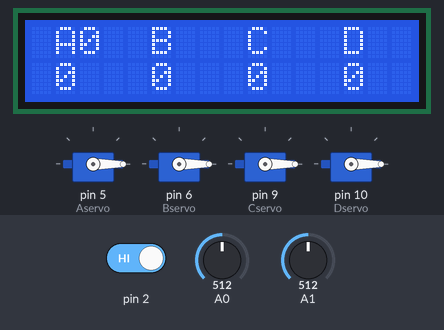
This sketch was run on a simulated Arduino Uno, built with avr-gcc and run on an emulated ATmega328P. On the bench: 16×2 character LCD, 4 × servo. The test bench sets the inputs (shaded band); at power-on: A1 = 512, pin 2 HIGH, A0 = 512.

Above: at 1.2 s.
1.3 s: A1 set to 416
2.8 s: A1 set to 393
At 4.17 s:
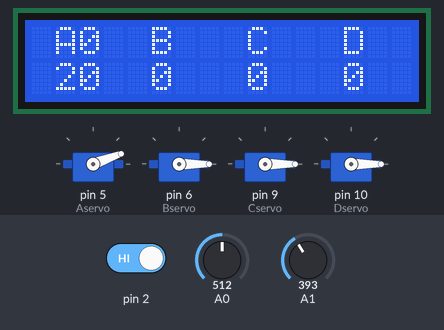
5.8 s: pin 2 driven LOW
At 5.88 s:
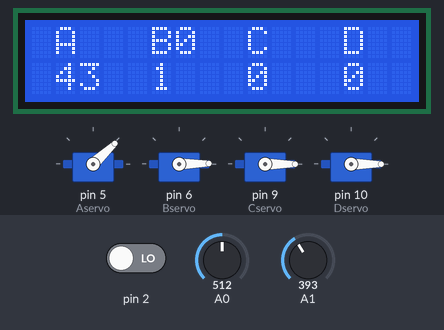
8.8 s: A1 set to 684
At 8.97 s:
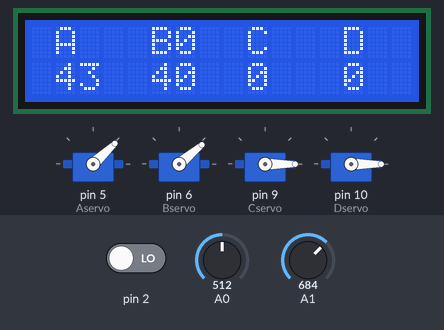
10.6 s: A1 set to 716
13.6 s: A1 set to 170
At 18.2 s:
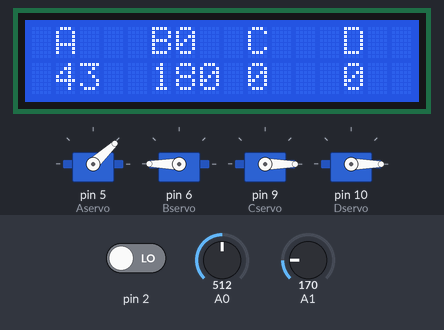
Timing chart, 0 to 19.4 s (numbered marks = the images above; inputs shaded):
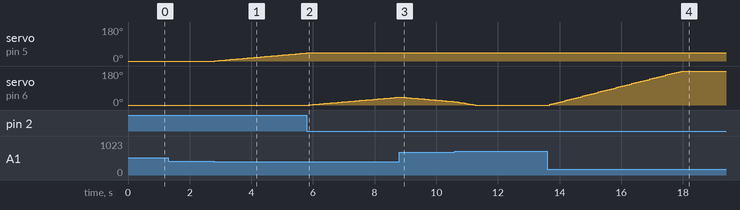

Measured:
- the behaviour switches between 401 and 400 on A1 (found by bisection; images 0 and 1)
- after the input at 1.3 s, every drawn part: stays the same
- after the input at 2.8 s, servo on pin 5 (Aservo): moves from 0° to 43° over 3.0 s, starting at once; the display: first changes at once (image 1 shows a later state)
- after the input at 5.8 s, servo on pin 5 (Aservo): stays 43° (without the input it goes to 44° after 0.07 s); servo on pin 6 (Bservo): moves from 0° to 41° over 2.9 s, starting after 0.07 s
- after the input at 13.6 s, servo on pin 6 (Bservo): moves from 0° to 180° over 4.3 s, starting after 0.08 s; the display: first changes after 0.08 s (image 4 shows a later state)

The sketch:

Roboarm.ino
```cpp
#include <Wire.h>
#include <Servo.h>
#include <LiquidCrystal_I2C.h>

Servo Aservo;
Servo Bservo;
Servo Cservo;
Servo Dservo;

LiquidCrystal_I2C lcd(0x27,16,2);  // set the LCD address to 0x27 for a 16 chars and 2 line display

int value_X, value_Y;
int val = 1, prev = 1;
int A = 0, B = 0, C = 0, D = 0;
int point = 0;

void setup()
{
  lcd.init();
  lcd.backlight();
  pinMode(2, INPUT);
  Aservo.attach(5);
  Bservo.attach(6);
  Cservo.attach(9);
  Dservo.attach(10);
}

void loop()
{
  value_X = analogRead(0);
  value_Y = analogRead(1);
  val = digitalRead(2);

  lcd.clear();

  lcd.setCursor(1,0);
  lcd.print("A");
  lcd.setCursor(5,0);
  lcd.print("B");
  lcd.setCursor(9,0);
  lcd.print("C");
  lcd.setCursor(13,0);
  lcd.print("D");

  if(val == 0 && prev == 1){
	prev = 0;

	if(point < 3){
		point++;
	}else{
		point = 0;
	}
  }else if(val == 1 && prev == 0){
	prev = 1;
  }

  lcd.setCursor(2+point*4,0);
  lcd.print("0");

  if(point == 0){
    if(value_Y > 520){
      A = A - (value_Y-500)/100;
      if(A < 0){
        A = 0;
      }
    }else if(value_Y < 480){
      A = A + (500-value_Y)/100;
      if(A > 45){
        A = 45;
      }
    }
  }else if(point == 1){
    if(value_Y > 520){
      B = B - (value_Y-500)/100;
      if(B < 0){
        B = 0;
      }
    }else if(value_Y < 480){
      B = B + (500-value_Y)/100;
      if(B > 180){
        B = 180;
      }
    }
  }else if(point == 2){
    if(value_Y > 520){
      C = C - (value_Y-500)/100;
      if(C < 0){
        C = 0;
      }
    }else if(value_Y < 480){
      C = C + (500-value_Y)/100;
      if(C > 180){
        C = 180;
      }
    }
  }else if(point == 3){
    if(value_Y > 520){
      D = D - 1;
      if(D < 0){
        D = 0;
      }
    }else if(value_Y < 480){
      D = D + 1;
      if(D < 0){
        D = 0;
      }
    }
  }

  lcd.setCursor(1,1);
  lcd.print(A);
  lcd.setCursor(5,1);
  lcd.print(B);
  lcd.setCursor(9,1);
  lcd.print(C);
  lcd.setCursor(13,1);
  lcd.print(D);

  Aservo.write(A);
  Bservo.write(B);
  Cservo.write(C);
  Dservo.write(D);

  delay(50);
}
```
